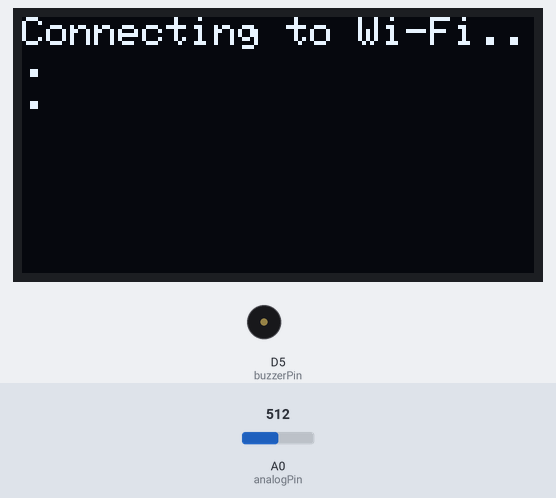
The sketch below on a simulated ESP8266 (NodeMCU). Parts: 128×64 one-colour display, buzzer (waves = sounding, pin HIGH). Inputs (shaded band) come from the test bench; at power-on: A0 (analogPin) = 512. WiFi joins after 1.5 s; servers stay silent unless stated; web services answer with replies made up by the test bench; what the sketch prints to the serial monitor is not drawn.

Above: at 1.2 s.
At 3.3 s:
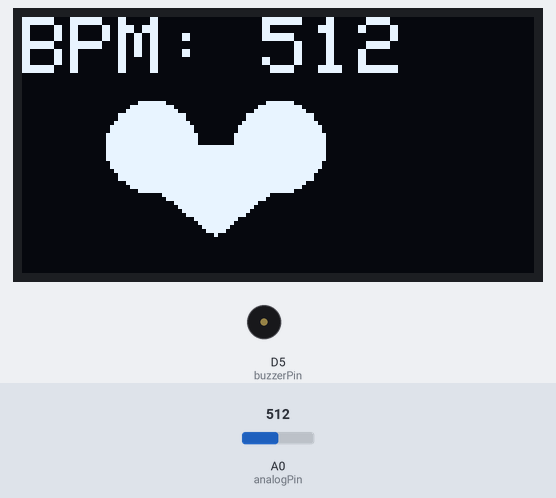
3.4 s: A0 (analogPin) set to 158
At 6.4 s:
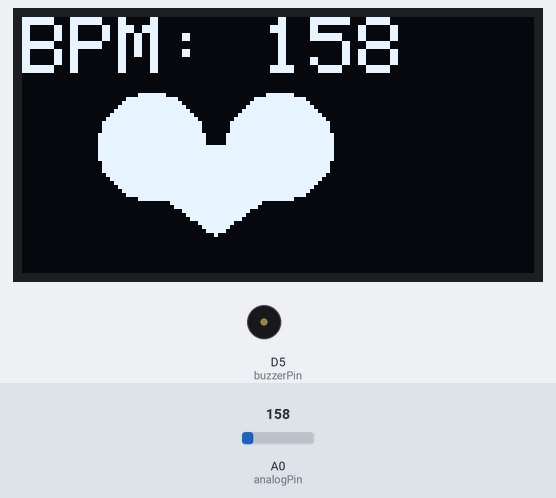
9.0 s: A0 (analogPin) set to 136
At 10.3 s:
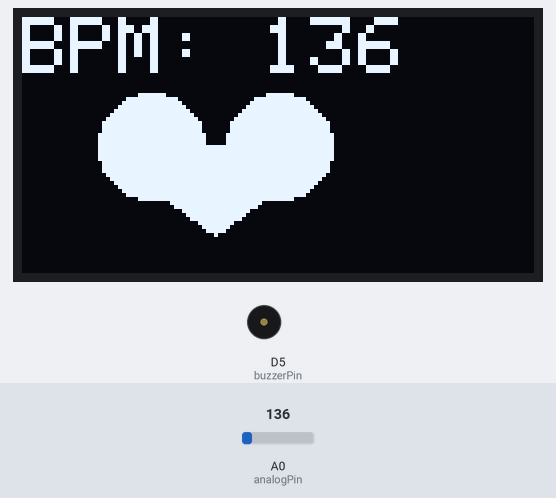
14.6 s: A0 (analogPin) set to 122
At 17.5 s:
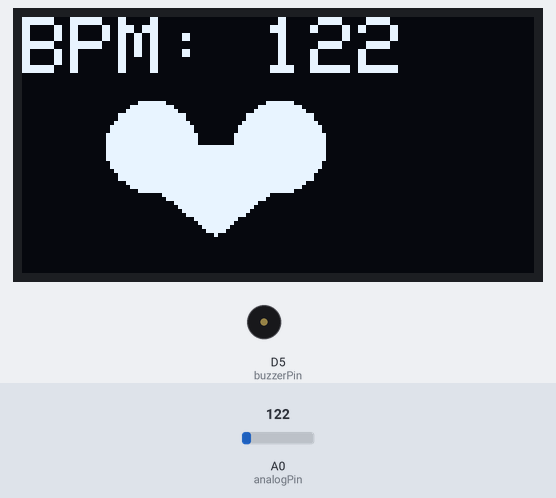
Timing chart, 0 to 19.0 s (numbered marks = the images above; inputs shaded):
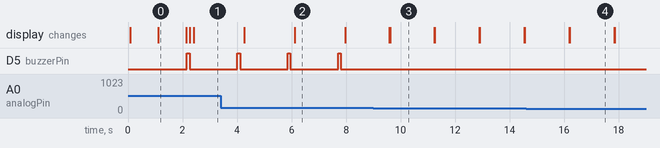

The sketch:

Esp8266_Code.ino
```cpp
#include <ESP8266WiFi.h>           // Include the WiFi library for ESP8266
#include <Adafruit_GFX.h>          // Include the Adafruit GFX library
#include <Adafruit_SSD1306.h>      // Include the Adafruit SSD1306 library

// Wi-Fi credentials
const char* ssid = "";           // Replace with your Wi-Fi SSID
const char* password = ""; // Replace with your Wi-Fi password

// ThingSpeak credentials
const char* apiKey = "OBBBXZSCFQXEWDN0";  // Replace with your ThingSpeak API Key
const char* server = "api.thingspeak.com";

const int analogPin = A0;  // Define the analog pin to which the sensor is connected
const int buzzerPin = D5;  // Define the pin for the buzzer
int sensorValue = 0;
int threshold = 60;        // The threshold value for comparison

WiFiClient client;

// OLED display configuration
#define SCREEN_WIDTH 128 // OLED display width, in pixels
#define SCREEN_HEIGHT 64 // OLED display height, in pixels
#define OLED_RESET    -1 // Reset pin # (or -1 if sharing Arduino reset pin)
Adafruit_SSD1306 display(SCREEN_WIDTH, SCREEN_HEIGHT, &Wire, OLED_RESET);

// Variables for heart animation
int heartSize = 10;
bool grow = true;

void setup() {
  // Start serial communication
  Serial.begin(9600);

  // Set up the buzzer pin
  pinMode(buzzerPin, OUTPUT);
  digitalWrite(buzzerPin, LOW);

  // Initialize OLED display
  if (!display.begin(SSD1306_SWITCHCAPVCC, 0x3C)) {
    Serial.println(F("SSD1306 allocation failed"));
    for (;;);
  }

  display.clearDisplay();
  display.setTextSize(1);
  display.setTextColor(SSD1306_WHITE);
  display.setCursor(0, 0);
  display.println("Initializing...");
  display.display();

  // Connect to Wi-Fi
  Serial.println("Connecting to Wi-Fi...");
  WiFi.begin(ssid, password);

  display.clearDisplay();
  display.setCursor(0, 0);
  display.println("Connecting to Wi-Fi...");
  display.display();

  while (WiFi.status() != WL_CONNECTED) {
    delay(1000);
    Serial.println("Connecting...");
    display.println(".");
    display.display();
  }

  Serial.println("Wi-Fi connected");
  display.clearDisplay();
  display.setCursor(0, 0);
  display.println("Wi-Fi connected");
  display.display();
}

void loop() {
  // Read the analog value from the sensor
  sensorValue = analogRead(analogPin);

  // Check against the threshold
  if (sensorValue < threshold) {
    sensorValue = 0;
  }

  // Trigger buzzer if sensor value exceeds 150
  if (sensorValue > 150) {
    triggerBuzzer();
  } else {
    digitalWrite(buzzerPin, LOW); // Turn off the buzzer
  }

  // Display the beating heart and BPM on the OLED
  display.clearDisplay();
  showBeatingHeart();
  displayBPM();

  // Attempt to send data to ThingSpeak if Wi-Fi is connected
  if (WiFi.status() == WL_CONNECTED) {
    sendToThingSpeak(sensorValue);
  } else {
    Serial.println("Wi-Fi not connected, retrying...");
  }

  delay(200);  // Delay for heart beat effect
}

// Function to trigger the buzzer
void triggerBuzzer() {
  digitalWrite(buzzerPin, HIGH); // Turn on the buzzer
  delay(100);                    // Short beep
  digitalWrite(buzzerPin, LOW);  // Turn off the buzzer
  delay(100);
}

// Function to send data to ThingSpeak
void sendToThingSpeak(int value) {
  if (client.connect(server, 80)) {
    String getStr = "/update?api_key=" + String(apiKey) + "&field1=" + String(value);
    client.print(String("GET ") + getStr + " HTTP/1.1\r\n" +
                 "Host: " + server + "\r\n" +
                 "Connection: close\r\n\r\n");

    Serial.print("Sending data to ThingSpeak: ");
    Serial.println(value);

    delay(100);  // Wait for server response

    while (client.available()) {
      String response = client.readStringUntil('\r');
      Serial.print(response);
    }

    client.stop();
    Serial.println("Data sent to ThingSpeak");
  } else {
    Serial.println("Connection to ThingSpeak failed");
  }
}

// Function to show a beating heart on the OLED display
void showBeatingHeart() {
  int leftCircleX = 32;
  int rightCircleX = 64;
  int centerY = 32;
  int triangleY = 54;

  if (grow) {
    heartSize++;
    if (heartSize >= 14) grow = false;
  } else {
    heartSize--;
    if (heartSize <= 10) grow = true;
  }

  display.fillCircle(leftCircleX, centerY, heartSize, SSD1306_WHITE);
  display.fillCircle(rightCircleX, centerY, heartSize, SSD1306_WHITE);
  display.fillTriangle(leftCircleX - heartSize, centerY,
                       rightCircleX + heartSize, centerY,
                       (leftCircleX + rightCircleX) / 2, triangleY, SSD1306_WHITE);
  display.display();
}

// Function to display BPM reading
void displayBPM() {
  display.setTextSize(2);
  display.setTextColor(SSD1306_WHITE);
  display.setCursor(0, 0);
  display.print("BPM: ");
  display.println(sensorValue);
  display.display();
}
```

Measured:
- the behaviour switches between 151 and 150 on A0 (analogPin) (found by bisection; images 2 and 3)
- after the input at 9.0 s, D5 (buzzerPin): stops changing and stays LOW; the display: first changes after 0.58 s (image 3 shows a later state)
- by itself, D5 (buzzerPin): alternates HIGH for 0.10 s and LOW for 1.7 s
- what the display in image 2 shows lasts 1.9 s, from 6.1 s to 8.0 s
- what the display in image 3 shows lasts 1.6 s, from 9.6 s to 11.2 s
